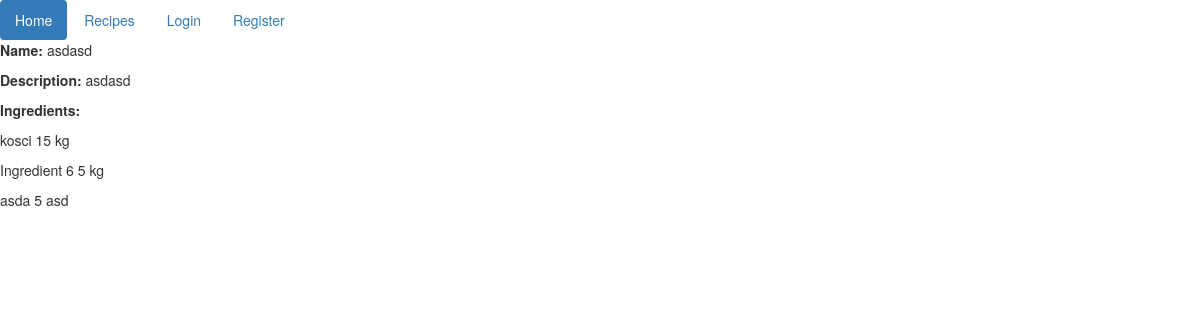
The page /recipe/1/ on the database as committed earlier.
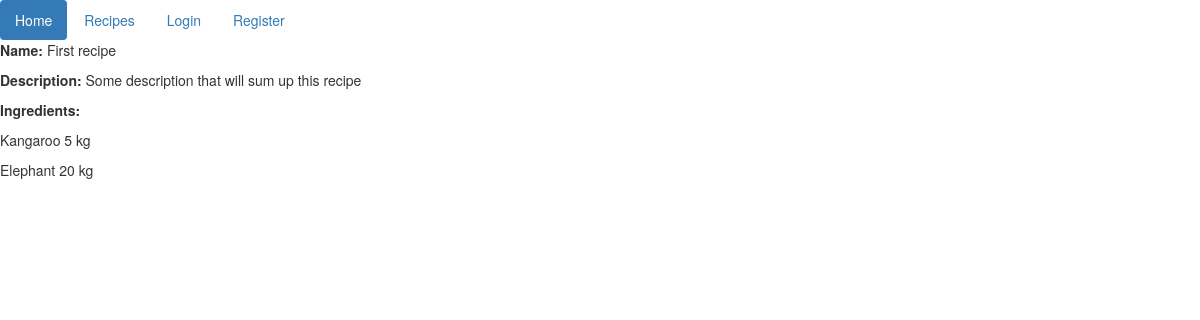
The same page on the database as committed later.
### recipe/models.py (models this page shows, shortened)
class Recipe(models.Model):
    name = models.CharField(max_length=200)
    user = models.ForeignKey(User, on_delete=models.CASCADE)
    ingredients = models.ManyToManyField(Ingredient)
    description = models.CharField(max_length=1000)
    date = models.DateField(default=datetime.date.today)
    global_access = models.BooleanField()
    class Meta:
        ordering = ["-name"]

class Ingredient(models.Model):
    name = models.CharField(max_length=200)
    value = models.IntegerField()
    unit = models.CharField(max_length=20)

### website/views.py (the view)
# urls.py: url(r'^recipe/(?P<pk>\d+)/$', show_recipe),
def show_recipe(request, **kwargs):
    pk = int(kwargs.get('pk', None))
    try:
        recipe = Recipe.objects.get(id=pk)
        ingredients = recipe.ingredients.all()
        return render_to_response('recipe.html', locals(), RequestContext(request))
    except:
        return HttpResponse(status=404)

### templates/recipe.html
{% extends "index.html" %}
{% block content %}
    <p><b>Name:</b> {{ recipe.name }} </p>
    <p><b>Description:</b> {{ recipe.description }} </p>
    <b><p>Ingredients:</p></b>
    {% for items in ingredients %}
       <p> {{ items.name }} {{ items.value }} {{ items.unit }}</p>
    {% endfor %}
{% endblock content %}

Rows that differ between the two databases and show on the page:
no longer on this page (row edited): Ingredient: name "kosci", value "15", unit "kg"
removed Ingredient: name "Ingredient 6", value "5", unit "kg"
removed Ingredient: name "asda", value "5", unit "asd"
changed Recipe: name "asdasd" → "First recipe"; description "asdasd" → "Some description that will sum up this recipe"
added Ingredient: name "Kangaroo", value "5", unit "kg"
added Ingredient: name "Elephant", value "20", unit "kg"
